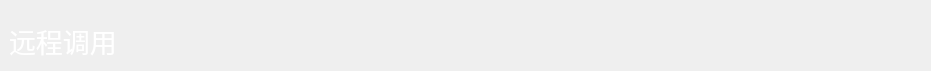
<?xml version="1.0" encoding="UTF-8"?>
<ui version="4.0">
 <class>NavBarWid</class>
 <widget class="QWidget" name="NavBarWid">
  <property name="geometry">
   <rect>
    <x>0</x>
    <y>0</y>
    <width>931</width>
    <height>71</height>
   </rect>
  </property>
  <property name="windowTitle">
   <string>Form</string>
  </property>
  <layout class="QGridLayout" name="gridLayout">
   <property name="leftMargin">
    <number>9</number>
   </property>
   <property name="topMargin">
    <number>21</number>
   </property>
   <property name="bottomMargin">
    <number>0</number>
   </property>
   <item row="0" column="1">
    <spacer name="horizontalSpacer">
     <property name="orientation">
      <enum>Qt::Horizontal</enum>
     </property>
     <property name="sizeHint" stdset="0">
      <size>
       <width>52</width>
       <height>20</height>
      </size>
     </property>
    </spacer>
   </item>
   <item row="0" column="0">
    <widget class="QLabel" name="label">
     <property name="minimumSize">
      <size>
       <width>0</width>
       <height>50</height>
      </size>
     </property>
     <property name="font">
      <font>
       <family>微软雅黑</family>
       <pointsize>20</pointsize>
      </font>
     </property>
     <property name="styleSheet">
      <string notr="true">color: rgb(255, 255, 255);</string>
     </property>
     <property name="text">
      <string>远程调用</string>
     </property>
     <property name="alignment">
      <set>Qt::AlignLeading|Qt::AlignLeft|Qt::AlignTop</set>
     </property>
    </widget>
   </item>
  </layout>
 </widget>
 <resources/>
 <connections/>
</ui>
